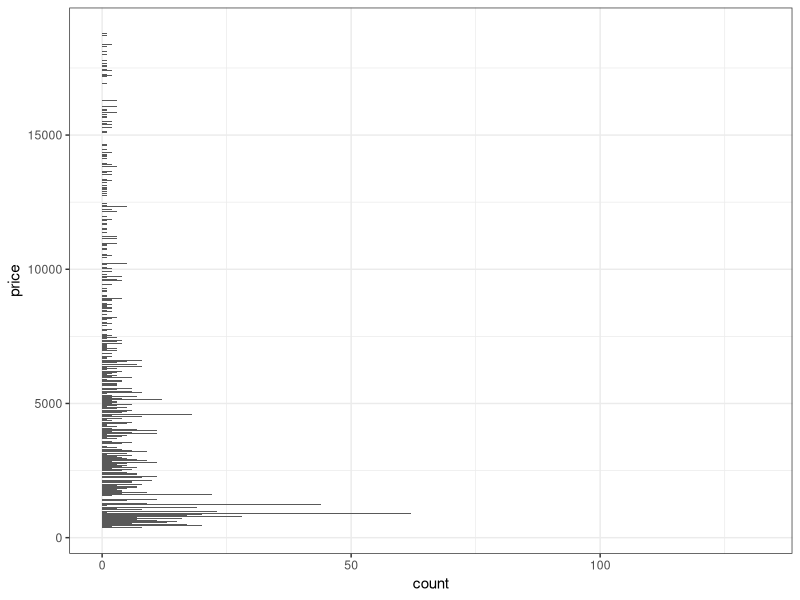

Reproduce this figure in R. (Note: this script raises an error after producing the figure.)
# test

library(ggplot2)
library(dplyr)


diamonds %>% 
  filter(depth > 56) %>% 
ggplot(aes(y = price)) +
  geom_bar() +
  theme_bw()

odb <- table2
